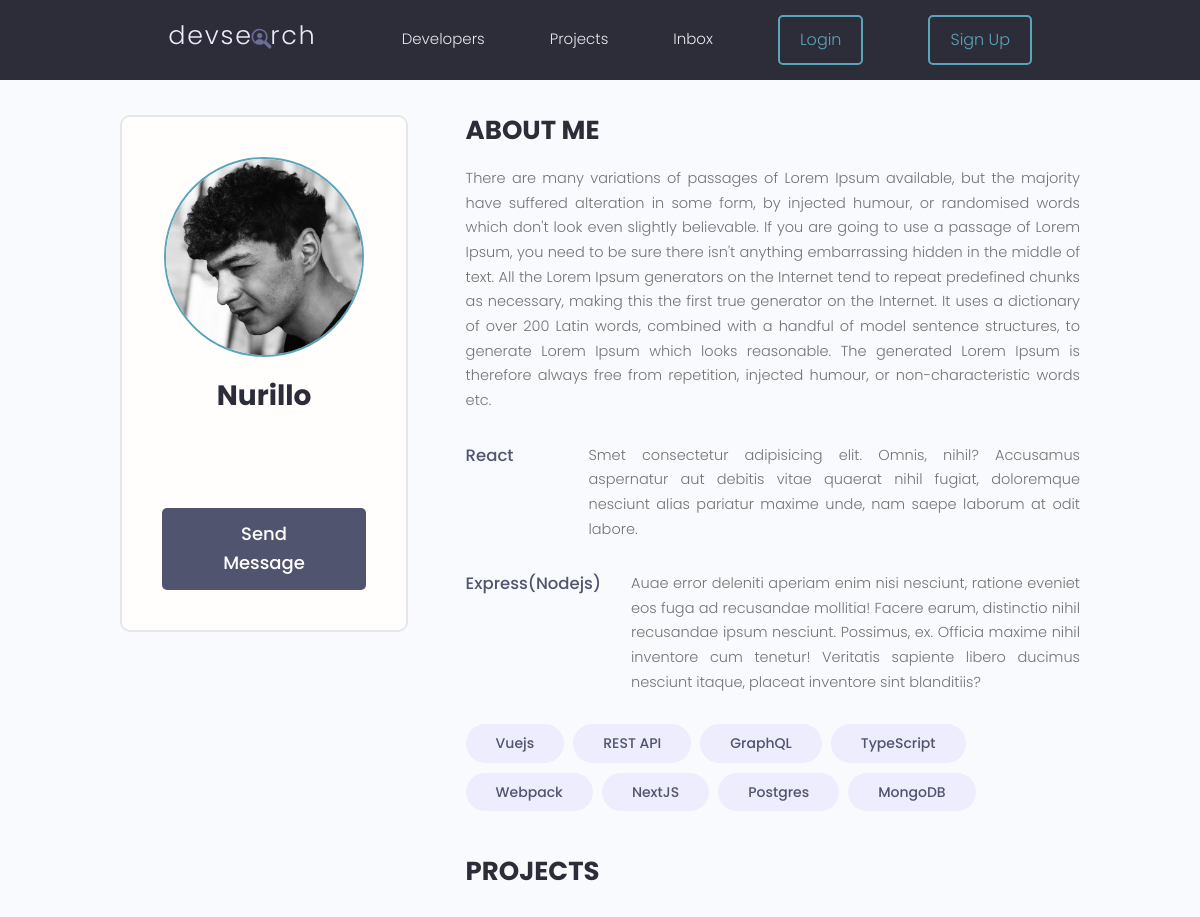
The app's page /users/profile/710a9b18-a9d6-4163-a544-f177018c9bdb/, older data.
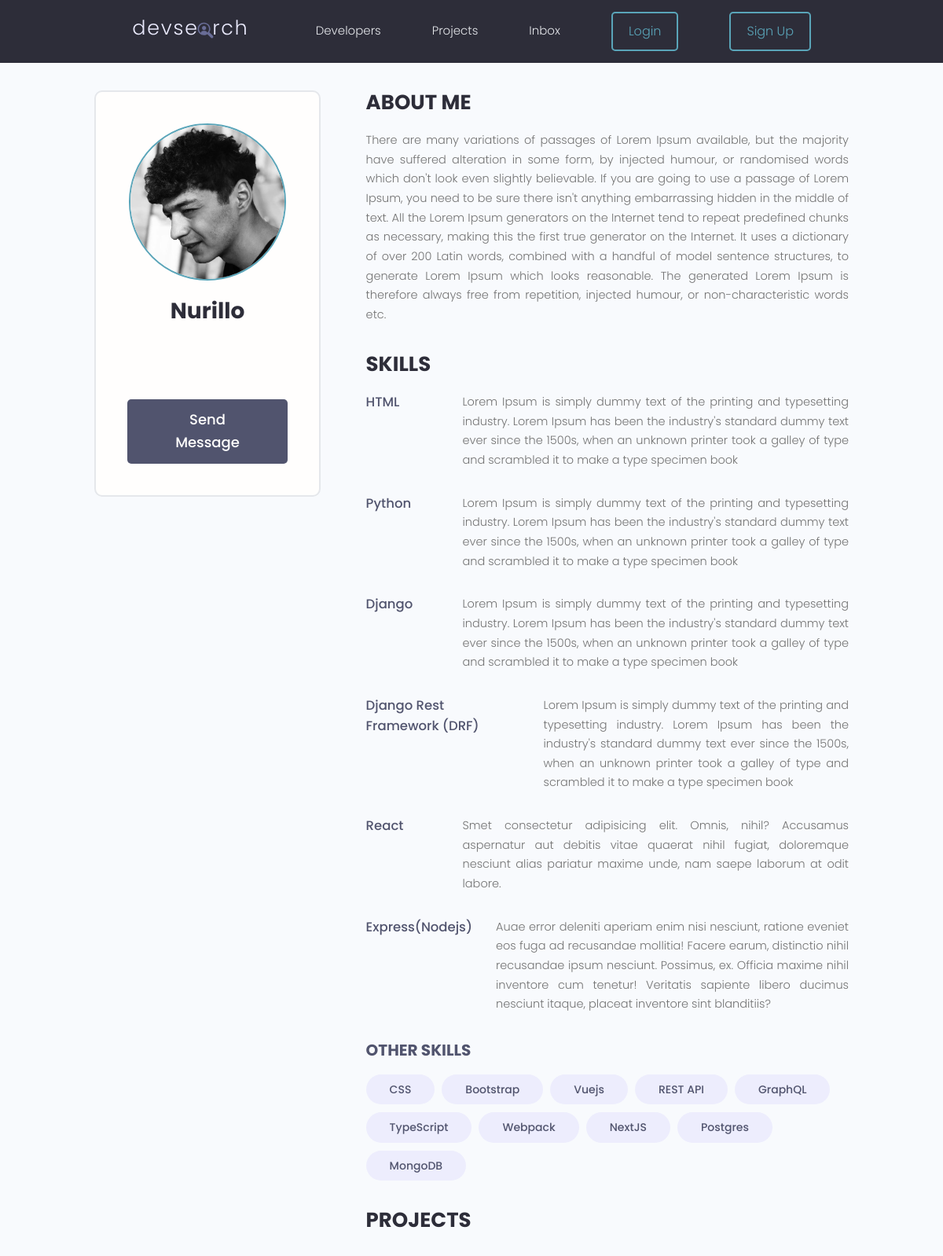
The same page, newer data.
### users/models.py (models this page shows, shortened)
class Profile(models.Model):
    user=models.OneToOneField(User,models.CASCADE,null=True,blank=True)
    name=models.CharField(max_length=255,null=True,blank=True)
    email=models.EmailField(max_length=255,null=True,blank=True)
    username = models.CharField(max_length=255, null=True, blank=True)
    location = models.CharField(max_length=500, null=True, blank=True)
    short_intro=models.CharField(max_length=255,null=True,blank=True)
    bio=models.TextField(null=True,blank=True)
    profile_image=models.ImageField(upload_to='profiles/',default='profiles/user-default.png',null=True,blank=True)
    social_github=models.CharField(max_length=255,null=True,blank=True)
    social_twitter = models.CharField(max_length=255, null=True, blank=True)
    social_linkedin = models.CharField(max_length=255, null=True, blank=True)
    social_youtube = models.CharField(max_length=255, null=True, blank=True)
    social_instagram = models.CharField(max_length=255, null=True, blank=True)
    social_whatsapp = models.CharField(max_length=255, null=True, blank=True)
    social_website = models.CharField(max_length=255, null=True, blank=True)
    social_telegram = models.CharField(max_length=255, null=True, blank=True)
    phone=models.CharField(max_length=255, null=True, blank=True)
    id = models.UUIDField(default=uuid.uuid4, unique=True, primary_key=True, editable=False)
    created = models.DateTimeField(auto_now_add=True)
    updated = models.DateTimeField(auto_now=True)

class Skill(models.Model):
    owner=models.ForeignKey(Profile,on_delete=models.CASCADE,null=True,blank=True)
    name=models.CharField(max_length=255,null=True,blank=True)
    description=models.TextField(null=True,blank=True)
    id = models.UUIDField(default=uuid.uuid4, unique=True, primary_key=True, editable=False)
    created = models.DateTimeField(auto_now_add=True)
    updated = models.DateTimeField(auto_now=True)

### users/views.py (the view)
# urls.py: path('profile/<str:pk>/',profile,name='user-profile'),
def profile(request,pk):
    user_profile = Profile.objects.get(id=pk)
    topSkill = user_profile.skill_set.exclude(description="")
    otherSkill = user_profile.skill_set.filter(description="")
    return render(request,'users/profile.html',{
        'profile': user_profile,
        'tops': topSkill,
        'others': otherSkill
    })

### users/templates/users/profile.html (shortened to what this page needs)
{% extends 'main.html' %}
{% load static %}
{% block content %}
  <main class="profile my-md">
    <div class="container">
      <div class="layout">
        <div class="column column--1of3">
          <div class="card text-center">
            <div class="card__body dev">
              <img class="avatar avatar--xl" src="{{ profile.profile_image.url }}" />
              {% if profile.name %}
              <h2 class="dev__name">{{ profile.name|title }}</h2>
              {% endif %}
              <a href="#" class="btn btn--sub btn--lg">Send Message </a>
            </div>
          </div>
        </div>
        <div class="column column--2of3">
          <div class="devInfo">
            <h3 class="devInfo__title">About Me</h3>
            <p class="devInfo__about">
              {% if profile.bio%}
              {{profile.bio}}
              {% endif %}
            </p>
          </div>
          <div class="devInfo">
            {% if tops %}
            <h3 class="devInfo__title">Skills</h3>
            {% endif %}
            <div class="devInfo__skills">
              {% for skill in tops %}
              <div class="devSkill">
                <h4 class="devSkill__title">{{skill.name}}</h4>
                <p class="devSkill__info">
                  {{skill.description}}
                </p>
              </div>
              {% endfor %}
              <div class="devSkill">
                <h4 class="devSkill__title">React</h4>
                <p class="devSkill__info">
                  Smet consectetur adipisicing elit. Omnis, nihil? Accusamus aspernatur aut debitis vitae quaerat
                  nihil fugiat, doloremque nesciunt alias pariatur maxime unde, nam saepe laborum at odit labore.
                </p>
              </div>
              <div class="devSkill">
                <h4 class="devSkill__title">Express(Nodejs)</h4>
                <p class="devSkill__info">
                  Auae error deleniti aperiam enim nisi nesciunt, ratione eveniet eos fuga ad recusandae mollitia!
                  Facere earum, distinctio nihil recusandae ipsum nesciunt. Possimus, ex. Officia maxime nihil
                  inventore cum tenetur! Veritatis sapiente libero ducimus nesciunt itaque, placeat inventore sint
                  blanditiis?
                </p>
              </div>
              {% if others %}
              <h3 class="devInfo__subtitle">Other Skills</h3>
              {% endif %}
              <div class="devInfo__otherSkills">
                {% for skill in others %}
                <span class="tag tag--pill tag--sub tag--lg">
                  <small>{{skill.name}}</small>
                </span>
                {% endfor %}
                <span class="tag tag--pill tag--sub tag--lg">
                  <small>Vuejs</small>
                </span>
                <span class="tag tag--pill tag--sub tag--lg">
                  <small>REST API</small>
                </span>
                <span class="tag tag--pill tag--sub tag--lg">
                  <small>GraphQL</small>
                </span>
                <span class="tag tag--pill tag--sub tag--lg">
                  <small>TypeScript</small>
                </span>
                <span class="tag tag--pill tag--sub tag--lg">
                  <small>Webpack</small>
                </span>
                <span class="tag tag--pill tag--sub tag--lg">
                  <small>NextJS</small>
                </span>
                <span class="tag tag--pill tag--sub tag--lg">
                  <small>Postgres</small>
                </span>
                <span class="tag tag--pill tag--sub tag--lg">
                  <small>MongoDB</small>
                </span>
              </div>
            </div>
          </div>
          <div class="devInfo">
            <h3 class="devInfo__title">Projects</h3>
          </div>
        </div>
      </div>
    </div>
  </main>
{% endblock content %}

### templates/main.html (shortened to what this page needs)
<!DOCTYPE html>
{% load static %}
<html lang="en">
<head>
  <link rel="stylesheet" href="https://cdn.iconmonstr.com/1.3.0/css/iconmonstr-iconic-font.min.css" />
  <link rel="stylesheet" href="{% static 'uikit/styles/uikit.css' %}" />
  <link rel="stylesheet" href="{% static 'css/app.css' %}" />
</head>
<body>
<header>
    {% include 'navbar.html' %}
</header>
<main>{% block content %} {% endblock content %}</main>
</body>
</html>

### templates/navbar.html (shortened to what this page needs)
{% load static %}
  <header class="header">
    <div class="container container--narrow">
      <a href="{% url 'profiles' %}" class="header__logo">
        <img src="{% static 'images/logo.svg' %}" alt="DevSearch Logo" />
      </a>
      <nav class="header__nav">
        <ul class="header__menu">
          <li class="header__menuItem"><a href="{% url 'profiles' %}">Developers</a></li>
          <li class="header__menuItem"><a href="{% url 'project' %}">Projects</a></li>
          <li class="header__menuItem"><a href="inbox.html">Inbox</a></li>
          {% if request.user.is_authenticated %}
           <li class="header__menuItem"><a href="{% url 'account' %}" class="btn btn--main--outline">My Account</a></li>
          <li class="header__menuItem"><a href="{% url 'logout' %}" class="btn btn--main--outline">Logout</a></li>
          {% else %}
           <li class="header__menuItem"><a href="{% url 'login' %}" class="btn btn--main--outline">Login</a></li>
           <li class="header__menuItem"><a href="{% url 'signup' %}" class="btn btn--main--outline">Sign Up</a></li>
          {% endif %}
        </ul>
      </nav>
    </div>
  </header>

### static/css/app.css (style rules this page uses)
:root { --color-sub: #2d2d39; }
.btn--sub { background-color: var(--color-sub-light); }
.card { border: 2px solid var(--color-light); }
img { width: 100%; }
.header { position: sticky; z-index: 111; background-color: var(--color-sub); padding: 1.5rem 0; }
.header > .container { display: flex; justify-content: space-between; align-items: center; }
.header__logo > img { height: 3.8rem; }
.header__nav > ul { display: inline-flex; align-items: center; list-style: none; gap: 6.5rem; }
.header__menuItem > a { color: var(--color-light); font-weight: 300; }
.profile .card > .dev { padding: 4rem; }
.dev__name { color: var(--color-sub); font-size: 2.8rem; font-weight: 700; margin-top: 1rem; margin-bottom: 0.5rem; }
.devInfo { margin-bottom: 3rem; }
.devInfo__title, .devInfo__subtitle { font-size: 2.6rem; color: var(--color-sub); text-transform: uppercase; font-weight: 700; margin-bottom: 1.5rem; }
.devInfo__subtitle { font-size: 2rem; color: var(--color-sub-light); }
.devInfo__about, .devSkill__info { font-size: 1.45rem; line-height: 1.7; text-align: justify; }
.devSkill { margin-bottom: 3rem; }
.devSkill__title { font-size: 1.65rem; font-weight: 500; color: var(--color-sub-light); }
@media screen and (min-width: 700px) { .devSkill { display: flex; justify-content: space-between; gap: 3rem; } }
@media screen and (min-width: 700px) { .devSkill__info { flex-basis: 80%; } }

### static/uikit/styles/modules/_variables.css (style rules this page uses)
:root { --color-main: #5aa5b9; --color-main-light: #e6faff; --color-sub: #3f4156; --color-sub-light: #51546e; --color-sub-lighter: #ededfd; --color-text: #737373; --color-gray: #8b8b8b; --color-light: #e5e7eb; --color-light-gray: #767676; --color-bg: #f8fafd; --color-white: #fffefd; --color-white-light: #f3f3f3; --color-success: #359e64; --color-success-bg: #def8e8; --color-error: #fc4b0b; --color-error-bg: #fff2ee; --font-base: 'Poppins', arial, helvetica, 'Segoe UI', roboto, ubuntu, sans-serif; --font-monospace: 'Fira Code', 'Courier New', courier, monospace; --font-regular: 300; --font-medium: 500; --font-bold: 700; --generic-shadow: 1px 1px 5px #00000010; --generic-transition: all 0.3s ease-in-out; }

### static/uikit/styles/modules/_base.css (style rules this page uses)
* { margin: 0; padding: 0; box-sizing: border-box; text-rendering: optimizeLegibility; color: inherit; font-size: inherit; }
html { font-size: 50%; }
@media only screen and (min-width: 480px) { html { font-size: 56.25%; } }
@media only screen and (min-width: 1200px) { html { font-size: 62.5%; } }
body { line-height: 1.6; font-weight: 400; font-size: 1.5rem; color: var(--color-text); background-color: var(--color-bg); min-height: 100vh; }

### static/uikit/styles/modules/_typography.css (style rules this page uses)
* { font-family: var(--font-base); }
h2 { font-size: 3.6rem; font-weight: var(--font-bold); }
h3 { font-size: 3.2rem; font-weight: var(--font-medium); }
h4 { font-size: 2.8rem; font-weight: var(--font-medium); }
p, span, strong { font-size: 1.6rem; color: var(--color-text); font-weight: var(--font-regular); }
a { padding-bottom: 2px; text-decoration: none; display: inline-block; color: var(--color-main); font-weight: var(--font-medium); }

### static/uikit/styles/modules/_utilities.css (style rules this page uses)
.container { width: 92%; max-width: 165rem; margin: 0 auto; box-sizing: border-box; }
.container--narrow { width: 92%; max-width: 120rem; }
@media screen and (min-width: 1000px) { .container { width: 90%; } }
@media screen and (min-width: 1000px) { .container--narrow { width: 85%; } }
@media screen and (min-width: 1200px) { .container { width: 80%; } }
@media screen and (min-width: 1200px) { .container--narrow { width: 72%; } }
.text-center { text-align: center; }
.my-md { margin: 3rem auto; }

### static/uikit/styles/modules/_avatar.css (style rules this page uses)
.avatar { border-radius: 50%; border: 2px solid var(--color-main); object-fit: cover; }
.avatar--xl { height: 20rem; width: 20rem; }

### static/uikit/styles/modules/_button.css (style rules this page uses)
.btn { display: inline-block; position: relative; cursor: pointer; background-color: var(--color-light); font-weight: var(--font-medium); color: var(--color-sub); text-decoration: none; padding: 1rem 2rem; border-radius: 0.5rem; border: none; width: -webkit-fit-content; width: -moz-fit-content; width: fit-content; height: -webkit-fit-content; height: -moz-fit-content; height: fit-content; font-size: 1.6rem; outline-width: 0; outline-color: transparent; -webkit-backface-visibility: hidden; backface-visibility: hidden; transition: all 0.3s ease-in-out; }
.btn.btn--main--outline { background-color: transparent; color: var(--color-main); border: 2px solid var(--color-main); }
.btn--sub { background-color: var(--color-sub); color: var(--color-white); }
.btn--lg { font-size: 1.8rem; padding: 1.2rem 4.5rem; }

Row changes from the older to the newer data that the page shows:
added Skill: name "HTML", description "Lorem Ipsum is simply dummy text of the printing and typesetting industry. Lorem Ipsum has been the industry's standard dummy text ever since the 1500s, when an unknown printer took a galley of type and scrambled it to make a type specimen book", shown under "SKILLS"
added Skill: name "Python", description "Lorem Ipsum is simply dummy text of the printing and typesetting industry. Lorem Ipsum has been the industry's standard dummy text ever since the 1500s, when an unknown printer took a galley of type and scrambled it to make a type specimen book", shown under "SKILLS"
added Skill: name "Django", description "Lorem Ipsum is simply dummy text of the printing and typesetting industry. Lorem Ipsum has been the industry's standard dummy text ever since the 1500s, when an unknown printer took a galley of type and scrambled it to make a type specimen book", shown under "SKILLS"
added Skill: name "Django Rest Framework (DRF)", description "Lorem Ipsum is simply dummy text of the printing and typesetting industry. Lorem Ipsum has been the industry's standard dummy text ever since the 1500s, when an unknown printer took a galley of type and scrambled it to make a type specimen book", shown under "SKILLS"
added Skill: name "CSS", shown under "OTHER SKILLS"
added Skill: name "Bootstrap", shown under "OTHER SKILLS"
Text that changed along with them:
text now shown: "SKILLS OTHER SKILLS"
